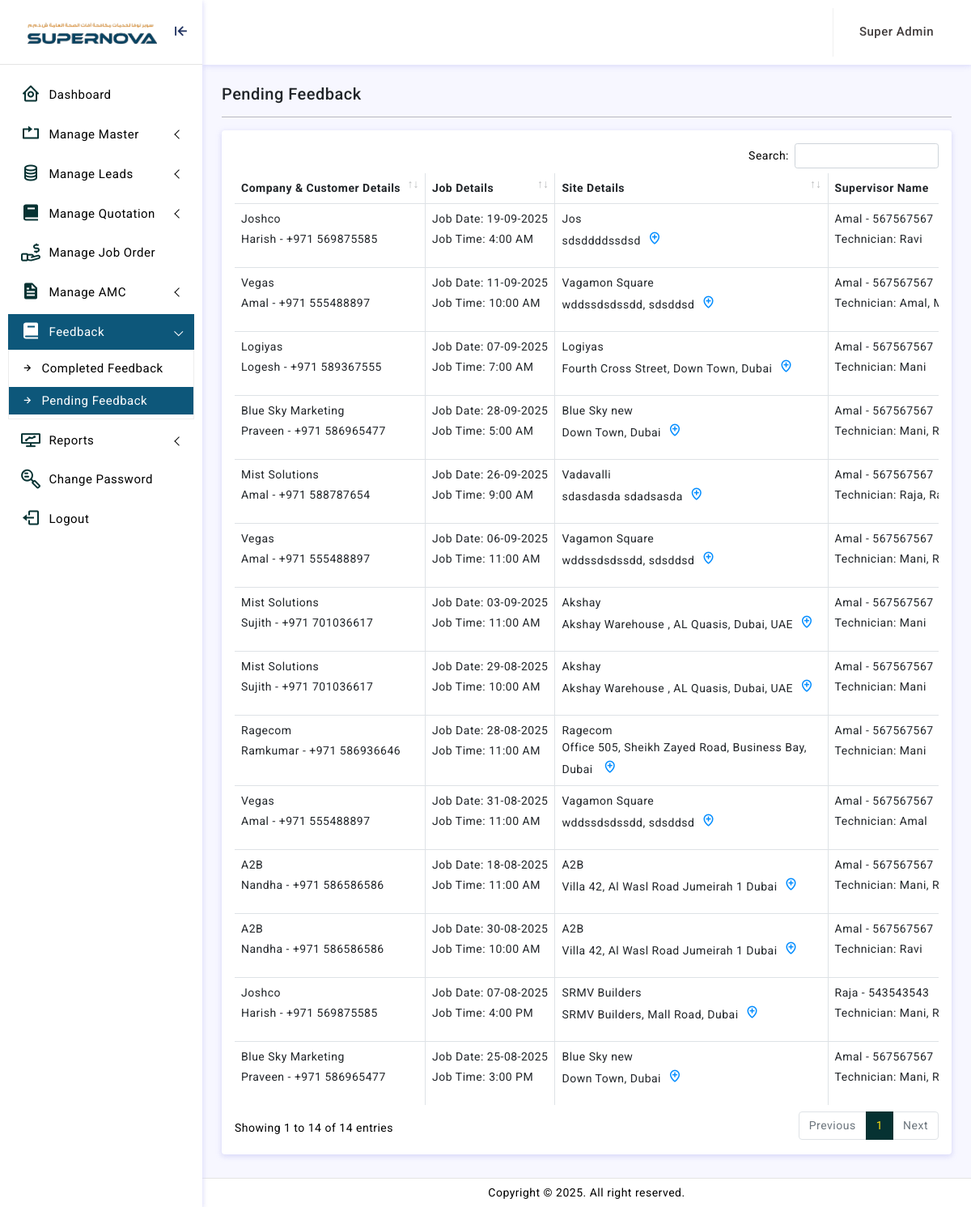
Page /adminln/view-pending-feedback.php (signed in) on the committed database.
### tables this page shows
CREATE TABLE `job_order` (
  `id` int(11) NOT NULL,
  `quotation_id` int(11) NOT NULL,
  `customer_id` int(11) NOT NULL,
  `type_of_job` tinyint(4) NOT NULL,
  `company_name` varchar(150) NOT NULL,
  `customer_mobile` varchar(150) NOT NULL,
  `job_order_date` date NOT NULL,
  `site_id` int(11) NOT NULL,
  `site_name` varchar(150) NOT NULL,
  `site_address` text NOT NULL,
  `location` text DEFAULT NULL,
  `supervisor_id` int(11) NOT NULL,
  `supervisor_name` varchar(150) NOT NULL,
  `job_date` date NOT NULL,
  `job_time` varchar(11) NOT NULL,
  `job_description` text NOT NULL,
  `total_amount` varchar(150) NOT NULL,
  `type_of_report` tinyint(4) NOT NULL,
  `is_mail_sent` int(11) NOT NULL,
  `feedback_posted` int(11) NOT NULL,
  `status` tinyint(11) NOT NULL,
  `created_datetime` datetime NOT NULL,
  `modified_datetime` datetime NOT NULL
);

CREATE TABLE `customers` (
  `id` int(11) NOT NULL,
  `company_name` varchar(255) NOT NULL,
  `customer_name` varchar(255) NOT NULL,
  `email` varchar(150) NOT NULL,
  `mobile` varchar(20) NOT NULL,
  `alternate_mobile` varchar(20) NOT NULL,
  `location` text NOT NULL,
  `trn_no` varchar(255) NOT NULL,
  `address` text NOT NULL,
  `city` varchar(150) NOT NULL,
  `status` tinyint(4) NOT NULL,
  `created_by` int(11) NOT NULL,
  `created_datetime` datetime NOT NULL,
  `modified_by` int(11) NOT NULL,
  `modified_datetime` datetime NOT NULL
);

CREATE TABLE `user` (
  `Id` int(11) NOT NULL,
  `user_type` tinyint(4) NOT NULL,
  `UserName` varchar(255) NOT NULL,
  `name` varchar(255) NOT NULL,
  `status` tinyint(4) NOT NULL,
  `Password` varchar(1000) NOT NULL,
  `master_admin` varchar(55) NOT NULL,
  `AddedDate` datetime NOT NULL,
  `UpdatedDate` datetime NOT NULL
);

### adminln/view-pending-feedback.php (the view, shortened to what this page needs)
<?php
function main() {
extract($_REQUEST);
include 'dilg/cnt/join.php';
?>
<link rel="stylesheet" href="crop/croppie.css"/>
<div class="page-breadcrumb d-sm-flex align-items-center mb-3">
<h5 class="mb-0 text-dark">Pending Feedback</h5>
</div>
<hr/>
<?
$select_job_order=mysqli_query($conn,"select * from job_order where 1=1 and status=3 and feedback_posted!=1 order by id desc ");
if(mysqli_num_rows($select_job_order)>>0){ ?>
<div class="card">
<div class="card-body">
<div class="table-responsive">
<table id="example2" class="table table-striped table-bordered" style="width:100%">
<thead>
<tr>
<th>Company & Customer Details</th>
<th> Job Details</th>
<th>Site Details</th>
<th>Supervisor Name</th>
</tr>
</thead>
<tbody>
<?
while($row_job_order=mysqli_fetch_array($select_job_order))
{
$id=$row_job_order['id'];
$company_name=$row_job_order['company_name'];
$mobile=$row_job_order['customer_mobile'];
$select_customer=mysqli_query($conn,"select * from customers where mobile='$mobile'");
$row_customer=mysqli_fetch_array($select_customer);
$customer_name=$row_customer['customer_name'];
$site_name=$row_job_order['site_name'];
$site_address=$row_job_order['site_address'];
$job_date=date("d-m-Y",strtotime($row_job_order['job_date']));
$job_time=$row_job_order['job_time'];
$supervisor_name=$row_job_order['supervisor_name'];
$supervisor_id=$row_job_order['supervisor_id'];
$select_supervisor=mysqli_query($conn,"select * from user where Id='$supervisor_id'");
$row_supervisor=mysqli_fetch_array($select_supervisor);
$supervisor_mobile=$row_supervisor['UserName'];
$location=$row_job_order['location'];
$status=$row_job_order['status'];
if($status>='1'){
$select_technician=mysqli_query($conn,"select * from technician_log where job_order_id='$id'");
$technician_name=[];
while($row_technican=mysqli_fetch_array($select_technician)){
  $technician_name[]=$row_technican['technician_name'];
}
$technician_details="Technician: ".implode(", ", $technician_name);
}else
{
$technician_details="";
}
if ($location!='') {
$location_icon='<a href="'.$location.'" target="_blank" class="mx-2 font-16"><i class="bx bx-location-plus"></i></a>';
}else{
  $location_icon="";
}
?>
<tr>
<td><?=$company_name; ?><p class="mt-1"><?=$customer_name. " - "."+971 ".$mobile; ?></p></td>
<td><p class="mb-0 ">Job Date: <?=$job_date;?></p><p class="mt-1 ">Job Time: <?=$job_time;?></p></td>
<td><p class="mb-0"> <?=$site_name; ?></p>
<p class="mb-0"> <? echo wordwrap($site_address, 50, "<br />\n"); ?><?=$location_icon;?></p></td>
<td><p class="mb-0"> <?=$supervisor_name." - ".$supervisor_mobile; ?> 	</p> <p class="mb-0 mt-1">  <?=$technician_details; ?>
</p>
</tr>
<? }}else{ echo "<p>No Record Found</p>";} ?>
</tbody>
</table>
</div>
</div>
</div>
<?php
}
include 'template.php';
?>

### adminln/assets/css/app.css (style rules this page uses)
body { font-size: 14px; color: #000; letter-spacing: .5px; background: #f7f7ff; overflow-x: hidden; font-family: Roboto, sans-serif }
a { text-decoration: none }
.table-striped>tbody>tr:nth-of-type(odd) { --bs-table-accent-bg: unset; }
.table-bordered>:not(caption)>*>* { border-width: 1px 1px; }
.table-bordered th { border-width: 0px 1px; }
.font-16 { font-size: 18px !important; }

### rows in the picture
job_order: company_name "Joshco", customer.customer_name "Harish", customer_mobile "569875585", job_date "19-09-2025", job_time "4:00 AM", site_name "Jos", site_address "sdsddddssdsd", supervisor_name "Amal", user.UserName "567567567", technician_details "Technician: Ravi"
job_order: company_name "Vegas", customer.customer_name "Amal", customer_mobile "555488897", job_date "11-09-2025", job_time "10:00 AM", site_name "Vagamon Square", site_address "wddssdsdssdd, sdsddsd", supervisor_name "Amal", user.UserName "567567567", technician_details "Technician: Amal,…"
job_order: company_name "Logiyas", customer.customer_name "Logesh", customer_mobile "589367555", job_date "07-09-2025", job_time "7:00 AM", site_name "Logiyas", site_address "Fourth Cross Street, Down Town, Dubai", supervisor_name "Amal", user.UserName "567567567", technician_details "Technician: Mani"
job_order: company_name "Blue Sky Marketing", customer.customer_name "Praveen", customer_mobile "586965477", job_date "28-09-2025", job_time "5:00 AM", site_name "Blue Sky new", site_address "Down Town, Dubai", supervisor_name "Amal", user.UserName "567567567", technician_details "Technician: Mani,…"
job_order: company_name "Mist Solutions", customer.customer_name "Amal", customer_mobile "588787654", job_date "26-09-2025", job_time "9:00 AM", site_name "Vadavalli", site_address "sdasdasda sdadsasda", supervisor_name "Amal", user.UserName "567567567", technician_details "Technician: Raja,…"
job_order: company_name "Vegas", customer.customer_name "Amal", customer_mobile "555488897", job_date "06-09-2025", job_time "11:00 AM", site_name "Vagamon Square", site_address "wddssdsdssdd, sdsddsd", supervisor_name "Amal", user.UserName "567567567", technician_details "Technician: Mani,…"
job_order: company_name "Mist Solutions", customer.customer_name "Sujith", customer_mobile "701036617", job_date "03-09-2025", job_time "11:00 AM", site_name "Akshay", site_address "Akshay Warehouse , AL Quasis, Dubai, UAE", supervisor_name "Amal", user.UserName "567567567", technician_details "Technician: Mani"
job_order: company_name "Mist Solutions", customer.customer_name "Sujith", customer_mobile "701036617", job_date "29-08-2025", job_time "10:00 AM", site_name "Akshay", site_address "Akshay Warehouse , AL Quasis, Dubai, UAE", supervisor_name "Amal", user.UserName "567567567", technician_details "Technician: Mani"
job_order: company_name "Ragecom", customer.customer_name "Ramkumar", customer_mobile "586936646", job_date "28-08-2025", job_time "11:00 AM", site_name "Ragecom", site_address "Office 505, Sheikh Zayed Road, Business Bay, Dubai", supervisor_name "Amal", user.UserName "567567567", technician_details "Technician: Mani"
job_order: company_name "Vegas", customer.customer_name "Amal", customer_mobile "555488897", job_date "31-08-2025", job_time "11:00 AM", site_name "Vagamon Square", site_address "wddssdsdssdd, sdsddsd", supervisor_name "Amal", user.UserName "567567567", technician_details "Technician: Amal"
job_order: company_name "A2B", customer.customer_name "Nandha", customer_mobile "586586586", job_date "18-08-2025", job_time "11:00 AM", site_name "A2B", site_address "Villa 42, Al Wasl Road Jumeirah 1 Dubai", supervisor_name "Amal", user.UserName "567567567", technician_details "Technician: Mani,…"
job_order: company_name "A2B", customer.customer_name "Nandha", customer_mobile "586586586", job_date "30-08-2025", job_time "10:00 AM", site_name "A2B", site_address "Villa 42, Al Wasl Road Jumeirah 1 Dubai", supervisor_name "Amal", user.UserName "567567567", technician_details "Technician: Ravi"
job_order: company_name "Joshco", customer.customer_name "Harish", customer_mobile "569875585", job_date "07-08-2025", job_time "4:00 PM", site_name "SRMV Builders", site_address "SRMV Builders, Mall Road, Dubai", supervisor_name "Raja", user.UserName "543543543", technician_details "Technician: Mani,…"
job_order: company_name "Blue Sky Marketing", customer.customer_name "Praveen", customer_mobile "586965477", job_date "25-08-2025", job_time "3:00 PM", site_name "Blue Sky new", site_address "Down Town, Dubai", supervisor_name "Amal", user.UserName "567567567", technician_details "Technician: Mani,…"

### other values in the picture
$usertype_name "Super Admin"
